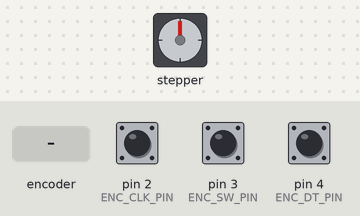
Bench run of a sketch on a simulated Arduino Uno, built with avr-gcc and run on an emulated ATmega328P. Parts: stepper motor. Inputs (shaded band) come from the test bench; at power-on: pin 3 (ENC_SW_PIN) HIGH, pin 2 (ENC_CLK_PIN) HIGH, pin 4 (ENC_DT_PIN) HIGH. Stepper angles assume 2040 steps per turn.

Above: at 1.2 s.
1.3 s: rotary encoder on pin 2 (ENC_CLK_PIN) / pin 4 (ENC_DT_PIN) turned 3 steps (first pin leading)
At 2.7 s:
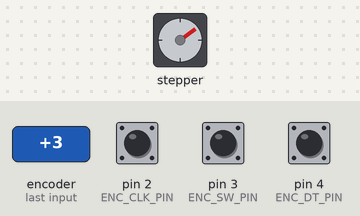
3.4 s: rotary encoder on pin 2 (ENC_CLK_PIN) / pin 4 (ENC_DT_PIN) turned 1 step (first pin leading)
At 4.0 s:
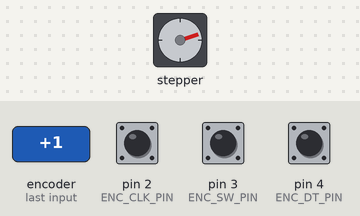
5.1 s: rotary encoder on pin 2 (ENC_CLK_PIN) / pin 4 (ENC_DT_PIN) turned 1 step (first pin leading)
At 6.4 s:
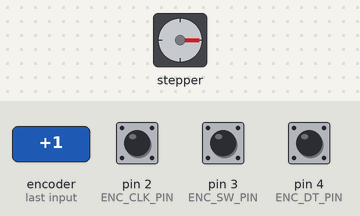
6.8 s: pin 3 (ENC_SW_PIN) pulled LOW for 0.15 s
At 7.53 s:
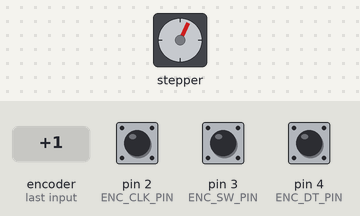
9.1 s: rotary encoder on pin 2 (ENC_CLK_PIN) / pin 4 (ENC_DT_PIN) turned 2 steps (second pin leading)
At 9.9 s:
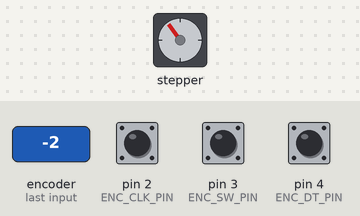
11.0 s: rotary encoder on pin 2 (ENC_CLK_PIN) / pin 4 (ENC_DT_PIN) turned 2 steps (second pin leading)
At 12.5 s:
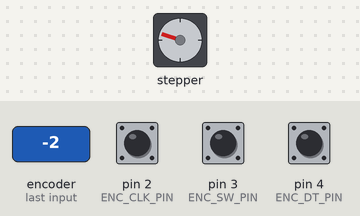
Timing chart, 0 to 13.9 s (numbered marks = the images above; inputs shaded):
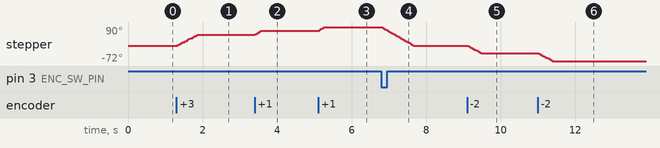

Measured:
- after the input at 1.3 s, stepper: turns 54° clockwise in 0.57 s, starting at once
- after the input at 3.4 s, stepper: turns 18° clockwise in 0.17 s, starting at once
- after the input at 5.1 s, stepper: turns 18° clockwise in 0.17 s, starting at once
- after the input at 6.8 s, stepper: turns 90° counter-clockwise in 0.86 s, starting at once
- after the input at 9.1 s, stepper: turns 36° counter-clockwise in 0.35 s, starting at once
- after the input at 11.0 s, stepper: turns 36° counter-clockwise in 0.35 s, starting at once

The sketch:

lesson33_steppermotor_rotaryencoder.ino
```cpp
#include "Stepper.h"

#define BAUD_RATE 9600

#define ENCODER_POSITIONS 20
#define ENCODER_DEBOUNCE_DELAY 4
#define ENC_CLK_PIN 2
#define ENC_SW_PIN  3
#define ENC_DT_PIN  4

#define STEPS_PER_REVOLUTION 2040
#define RPM 17

#define STEPS_PER_POSITION STEPS_PER_REVOLUTION / ENCODER_POSITIONS

Stepper stepper(STEPS_PER_REVOLUTION, 8, 10, 9, 11);

bool turnDetected;
bool turnDirection; // true = CCW, false = CW.
bool reset;

int encoderPos = 0;

void encoderRotationISR() {
    delay(ENCODER_DEBOUNCE_DELAY);

    turnDirection = digitalRead(ENC_DT_PIN);
    if(!digitalRead(ENC_CLK_PIN)) {
        turnDirection != turnDirection;
    }

    turnDetected = true;
}

void positionResetISR() {
    reset = true;
}

void setup() {
    pinMode(ENC_CLK_PIN, INPUT);
    pinMode(ENC_DT_PIN, INPUT);
    pinMode(ENC_SW_PIN, INPUT);

    digitalWrite(ENC_SW_PIN, HIGH);
    attachInterrupt(digitalPinToInterrupt(ENC_CLK_PIN), encoderRotationISR, FALLING);
    attachInterrupt(digitalPinToInterrupt(ENC_SW_PIN), positionResetISR, FALLING);

    stepper.setSpeed(RPM);
}

void loop() {
    if(reset) {
        stepper.step(-1 * encoderPos * STEPS_PER_POSITION);
        encoderPos = 0;
        reset = false;
    }

    if(turnDetected) {
        if(turnDirection) {
            encoderPos++;
            stepper.step(STEPS_PER_POSITION);
        } else {
            encoderPos--;
            stepper.step(-1 * STEPS_PER_POSITION);
        }

        turnDetected = false;
    }
}
```
